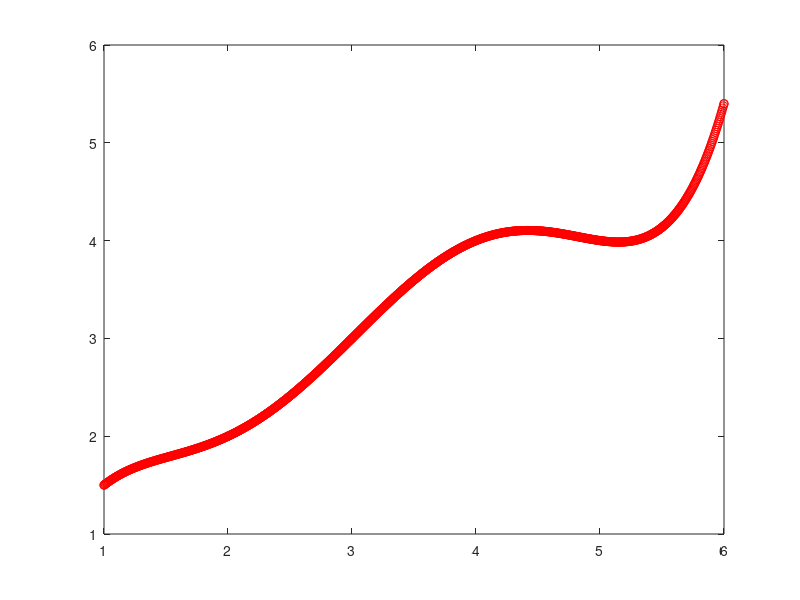

Recreate this plot in MATLAB.
%PLOTEN VON DATEN

clear all; %LOESCHEN ALLE ALTEN DATEN
load xy.dat; %LADEN DER DATENSAETZEN IN MATLAB
load kurve.dat;

x = xy(:,1);
y = xy(:,2);

plot(x,y,'or');
hold on; %HALTEN BILDINHALT FEST

x1 = kurve(:,1);
y1 = kurve(:,2);

plot(x1,y1,'or');